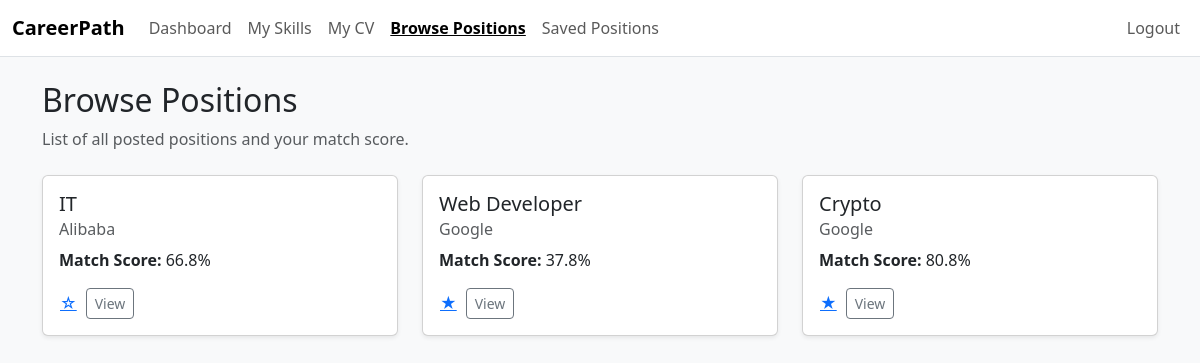
/accounts/positions/ (signed in), run on the app's committed database.
### positions/models.py (models this page shows, shortened)
class Position(models.Model):
    STATUS_CHOICES = [
        ('draft',     'Draft'),
        ('posted',    'Posted'),
        ('retracted', 'Retracted'),
        ('deleted',   'Deleted'),
    ]
    title       = models.CharField(max_length=200)
    company     = models.CharField(max_length=200)
    description = models.TextField(blank=True)
    tags        = models.ManyToManyField(Tag, blank=True)
    status      = models.CharField(
                     max_length=10,
                     choices=STATUS_CHOICES,
                     default='draft'
                  )
    created_at  = models.DateTimeField(auto_now_add=True)
    updated_at  = models.DateTimeField(auto_now=True)

### accounts/views.py (the view)
# urls.py: path('positions/',             views.browse_positions_view,   name='student_positions'),
@login_required(login_url='accounts:student_login')
def browse_positions_view(request):
    profile, _  = StudentProfile.objects.get_or_create(user=request.user)
    saved_ids   = set(profile.saved_positions.values_list('position_id', flat=True))
    student_map = { ss.skill_id: ss.proficiency for ss in profile.student_skills.all() }
    positions = []
    for pos in Position.objects.all().order_by('-created_at'):
        reqs      = PositionSkillRequirement.objects.filter(position=pos)
        total_imp = sum(r.importance for r in reqs) or 1
        score     = 0.0
        for r in reqs:
            weight = r.importance / total_imp * 100
            sp     = student_map.get(r.skill_id)
            if sp:
                num   = {'low':40,'medium':75,'high':100}[sp]
                ratio = num / r.level_pct
                score += weight * min(ratio, 1.0)
        pos.match_score = f"{score:.1f}"
        positions.append(pos)
    return render(request, 'accounts/student_positions.html', {
        'positions': positions,
        'saved_ids': saved_ids,
    })

### accounts/templates/accounts/student_positions.html (shortened to what this page needs)
{% extends "accounts/base_student.html" %}
{% block content %}
  <h2>Browse Positions</h2>
  <p class="text-muted mb-4">List of all posted positions and your match score.</p>
  <div class="row gy-4">
    {% for pos in positions %}
      <div class="col-md-4">
        <div class="card h-100 shadow-sm">
          <div class="card-body d-flex flex-column">
            <h5 class="card-title">{{ pos.title }}</h5>
            <h6 class="card-subtitle mb-2 text-muted">{{ pos.company }}</h6>
            <p class="flex-grow-1">
              <strong>Match Score:</strong> {{ pos.match_score }}%
            </p>
            <div class="d-flex align-items-center">
              <button class="btn btn-link save-btn p-0"
                      data-id="{{ pos.pk }}">
                {% if pos.pk in saved_ids %}★{% else %}☆{% endif %}
              </button>
              <a href="{% url 'accounts:student_position_detail' pos.pk %}"
                 class="btn btn-sm btn-outline-secondary ms-2">
                View
              </a>
            </div>
          </div>
        </div>
      </div>
    {% empty %}
      <p>No positions available right now.</p>
    {% endfor %}
  </div>
{% endblock %}

### data on the page
Position: title "IT", company "Alibaba", match_score "66.8"
Position: title "Web Developer", company "Google", match_score "37.8"
Position: title "Crypto", company "Google", match_score "80.8"
